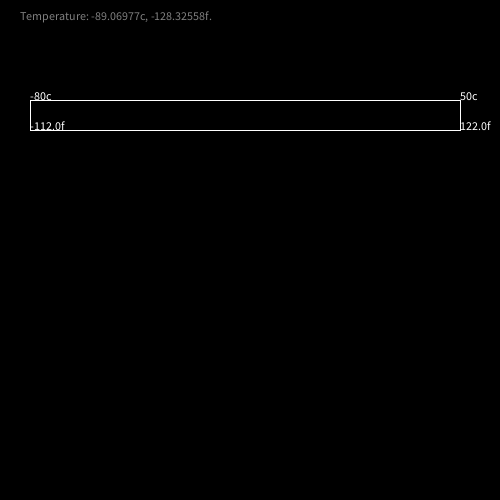
Frame 1 (no input)
Frame 60 (the mouse pressed at the canvas centre just before this capture): identical to frame 1, image omitted
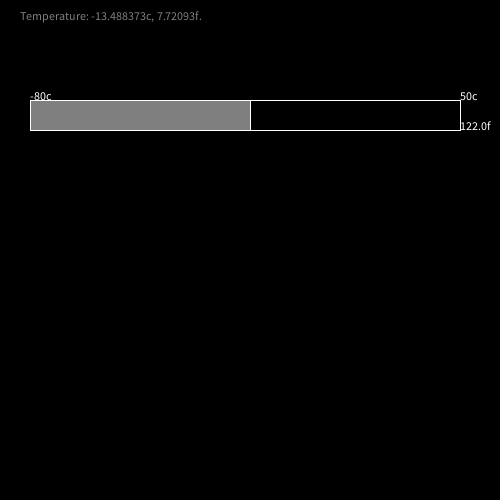
Frame 120 (the mouse held since frame 60 and released just before this capture)

The Processing sketch that drew these frames (run headless with seeded random() and noise(); from frame 60 on, the mouse is pressed at the canvas centre):

// Processing sketch: Thermometer
// ── Thermometer.pde
final int S_TOP = 100;

final int S_LEFT = 30;

final int S_WIDTH = 430;

final int S_HEIGHT = 30;

final int HOT = 50; // celcius

final int COLD = -80;

final int TEMP_RANGE = HOT-COLD;

final int xOffset = 0;


 

void setup()

{

  size(500, 500);

}

 

void drawScaleBackground()

{

  stroke(255);

  fill(0);

  rect(S_LEFT, S_TOP, S_WIDTH, S_HEIGHT);

}

 

void drawScaleLabels()

{

  fill(255);

 

  int x = S_LEFT;

  int y = S_TOP;

  

  float f = 9.0/5.0*COLD+32;

  

  String celsius = COLD+"c";

  String fahrenheit = f+"f";

  text(celsius, x, y);

  text(fahrenheit, x, y+S_HEIGHT);

  

  x = S_LEFT + S_WIDTH;

  f = 9.0/5.0*HOT+32;

  celsius = HOT+"c";

   fahrenheit = f+"f";

  text(celsius, x, y);

  text(fahrenheit, x, y+S_HEIGHT);

}

  

void fillScaleUsingMouse()

{

   // fill in thermometer

  int xOffset = mouseX - S_LEFT; // how far along scale

  xOffset = max(0, xOffset); // if <0, make 0

  xOffset = min(S_WIDTH, xOffset); // if >width, make width

  fill(127);

  rect(S_LEFT, S_TOP, xOffset, S_HEIGHT);

}

 

void drawScaleReading()

{

   // output the reading from the mouse

   float xOffset = mouseX - S_LEFT; // how far along scale

   float tempPerc = xOffset/(float)(S_WIDTH);

  float tempC = tempPerc*TEMP_RANGE+COLD;

  float tempF = 9.0/5.0*tempC+32;

  String message = "Temperature: "+tempC+"c, "+tempF+"f.";

  stroke(255);

  text(message, 20, 20);

}

 

void draw()

{

  background(0);

  drawScaleBackground();

  drawScaleLabels();

  fillScaleUsingMouse();

  drawScaleReading();

}
